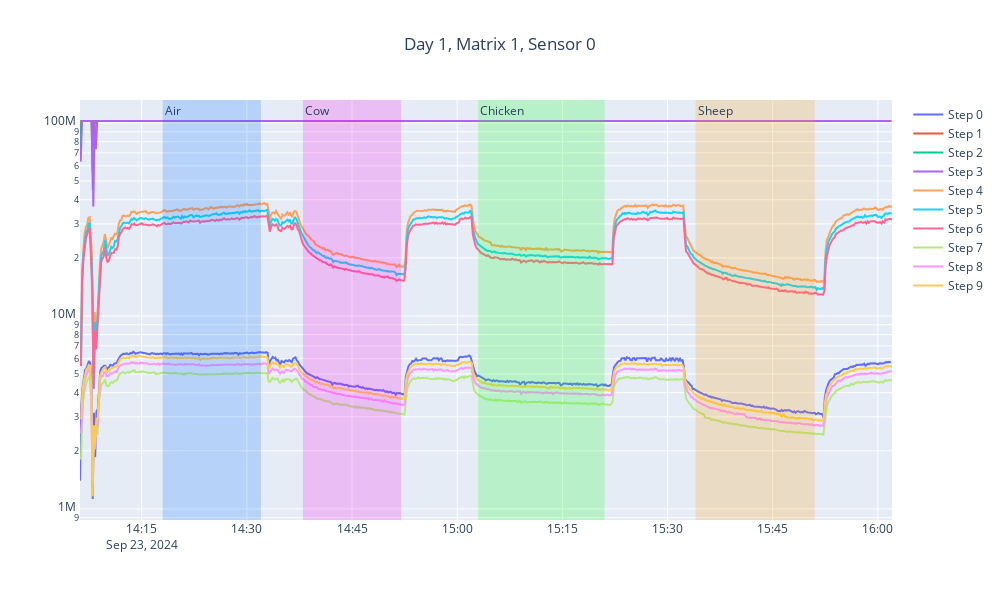
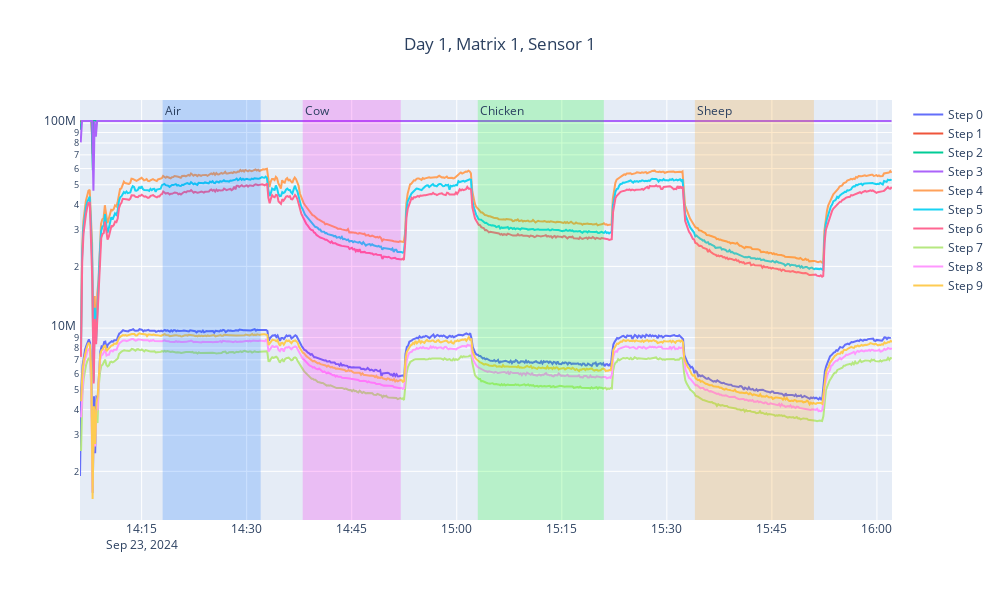

Notebook code for these charts, in order:
### Code cell
day = 1
matrix = 1
for sensor in range(2):
    title = f"Day {day}, Matrix {matrix}, Sensor {sensor}"
    data_arr = get_sensor_data(sensor_data_imputed, day, matrix, sensor)
    plot_data_arr(data_arr, title, sensor_labels[f"day{day}"][f"mat{matrix}"])

### Figure 1 — Plotly figure (JSON) as saved in the notebook; plotly's stock layout.template omitted (floating-point values rounded to 4 significant figures; data arrays with more than 128 entries replaced by an {"elided": "..."} marker saying what was removed)
{"data": [{"mode": "lines", "name": "Step 0", "type": "scatter", "x": {"elided": "640 str values"}, "y": {"elided": "640 float values"}}, {"mode": "lines", "name": "Step 1", "type": "scatter", "x": {"elided": "640 str values"}, "y": {"elided": "640 int values"}}, {"mode": "lines", "name": "Step 2", "type": "scatter", "x": {"elided": "640 str values"}, "y": {"elided": "640 int values"}}, {"mode": "lines", "name": "Step 3", "type": "scatter", "x": {"elided": "640 str values"}, "y": {"elided": "640 int values"}}, {"mode": "lines", "name": "Step 4", "type": "scatter", "x": {"elided": "640 str values"}, "y": {"elided": "640 float values"}}, {"mode": "lines", "name": "Step 5", "type": "scatter", "x": {"elided": "640 str values"}, "y": {"elided": "640 float values"}}, {"mode": "lines", "name": "Step 6", "type": "scatter", "x": {"elided": "640 str values"}, "y": {"elided": "640 float values"}}, {"mode": "lines", "name": "Step 7", "type": "scatter", "x": {"elided": "640 str values"}, "y": {"elided": "640 float values"}}, {"mode": "lines", "name": "Step 8", "type": "scatter", "x": {"elided": "640 str values"}, "y": {"elided": "640 float values"}}, {"mode": "lines", "name": "Step 9", "type": "scatter", "x": {"elided": "640 str values"}, "y": {"elided": "640 float values"}}], "layout": {"annotations": [{"showarrow": false, "text": "Air", "x": "2024-09-23 14:18:00", "xanchor": "left", "xref": "x", "y": 1, "yanchor": "top", "yref": "y domain"}, {"showarrow": false, "text": "Cow", "x": "2024-09-23 14:38:00", "xanchor": "left", "xref": "x", "y": 1, "yanchor": "top", "yref": "y domain"}, {"showarrow": false, "text": "Chicken", "x": "2024-09-23 15:03:00", "xanchor": "left", "xref": "x", "y": 1, "yanchor": "top", "yref": "y domain"}, {"showarrow": false, "text": "Sheep", "x": "2024-09-23 15:34:00", "xanchor": "left", "xref": "x", "y": 1, "yanchor": "top", "yref": "y domain"}], "height": 600, "shapes": [{"fillcolor": "#006BFF", "line": {"width": 0}, "opacity": 0.2, "type": "rect", "x0": "2024-09-23 14:18:00", "x1": "2024-09-23 14:32:00", "xref": "x", "y0": 0, "y1": 1, "yref": "y domain"}, {"fillcolor": "#FF00EB", "line": {"width": 0}, "opacity": 0.2, "type": "rect", "x0": "2024-09-23 14:38:00", "x1": "2024-09-23 14:52:00", "xref": "x", "y0": 0, "y1": 1, "yref": "y domain"}, {"fillcolor": "#00FF14", "line": {"width": 0}, "opacity": 0.2, "type": "rect", "x0": "2024-09-23 15:03:00", "x1": "2024-09-23 15:21:00", "xref": "x", "y0": 0, "y1": 1, "yref": "y domain"}, {"fillcolor": "#FF9400", "line": {"width": 0}, "opacity": 0.2, "type": "rect", "x0": "2024-09-23 15:34:00", "x1": "2024-09-23 15:51:00", "xref": "x", "y0": 0, "y1": 1, "yref": "y domain"}], "title": {"text": "Day 1, Matrix 1, Sensor 0", "x": 0.5}, "width": 1000, "yaxis": {"type": "log"}}}

### Figure 2 — Plotly figure (JSON) as saved in the notebook; plotly's stock layout.template omitted (floating-point values rounded to 4 significant figures; data arrays with more than 128 entries replaced by an {"elided": "..."} marker saying what was removed)
{"data": [{"mode": "lines", "name": "Step 0", "type": "scatter", "x": {"elided": "641 str values"}, "y": {"elided": "641 float values"}}, {"mode": "lines", "name": "Step 1", "type": "scatter", "x": {"elided": "641 str values"}, "y": {"elided": "641 int values"}}, {"mode": "lines", "name": "Step 2", "type": "scatter", "x": {"elided": "641 str values"}, "y": {"elided": "641 int values"}}, {"mode": "lines", "name": "Step 3", "type": "scatter", "x": {"elided": "641 str values"}, "y": {"elided": "641 int values"}}, {"mode": "lines", "name": "Step 4", "type": "scatter", "x": {"elided": "641 str values"}, "y": {"elided": "641 float values"}}, {"mode": "lines", "name": "Step 5", "type": "scatter", "x": {"elided": "641 str values"}, "y": {"elided": "641 float values"}}, {"mode": "lines", "name": "Step 6", "type": "scatter", "x": {"elided": "641 str values"}, "y": {"elided": "641 float values"}}, {"mode": "lines", "name": "Step 7", "type": "scatter", "x": {"elided": "641 str values"}, "y": {"elided": "641 float values"}}, {"mode": "lines", "name": "Step 8", "type": "scatter", "x": {"elided": "641 str values"}, "y": {"elided": "641 float values"}}, {"mode": "lines", "name": "Step 9", "type": "scatter", "x": {"elided": "641 str values"}, "y": {"elided": "641 float values"}}], "layout": {"annotations": [{"showarrow": false, "text": "Air", "x": "2024-09-23 14:18:00", "xanchor": "left", "xref": "x", "y": 1, "yanchor": "top", "yref": "y domain"}, {"showarrow": false, "text": "Cow", "x": "2024-09-23 14:38:00", "xanchor": "left", "xref": "x", "y": 1, "yanchor": "top", "yref": "y domain"}, {"showarrow": false, "text": "Chicken", "x": "2024-09-23 15:03:00", "xanchor": "left", "xref": "x", "y": 1, "yanchor": "top", "yref": "y domain"}, {"showarrow": false, "text": "Sheep", "x": "2024-09-23 15:34:00", "xanchor": "left", "xref": "x", "y": 1, "yanchor": "top", "yref": "y domain"}], "height": 600, "shapes": [{"fillcolor": "#006BFF", "line": {"width": 0}, "opacity": 0.2, "type": "rect", "x0": "2024-09-23 14:18:00", "x1": "2024-09-23 14:32:00", "xref": "x", "y0": 0, "y1": 1, "yref": "y domain"}, {"fillcolor": "#FF00EB", "line": {"width": 0}, "opacity": 0.2, "type": "rect", "x0": "2024-09-23 14:38:00", "x1": "2024-09-23 14:52:00", "xref": "x", "y0": 0, "y1": 1, "yref": "y domain"}, {"fillcolor": "#00FF14", "line": {"width": 0}, "opacity": 0.2, "type": "rect", "x0": "2024-09-23 15:03:00", "x1": "2024-09-23 15:21:00", "xref": "x", "y0": 0, "y1": 1, "yref": "y domain"}, {"fillcolor": "#FF9400", "line": {"width": 0}, "opacity": 0.2, "type": "rect", "x0": "2024-09-23 15:34:00", "x1": "2024-09-23 15:51:00", "xref": "x", "y0": 0, "y1": 1, "yref": "y domain"}], "title": {"text": "Day 1, Matrix 1, Sensor 1", "x": 0.5}, "width": 1000, "yaxis": {"type": "log"}}}
